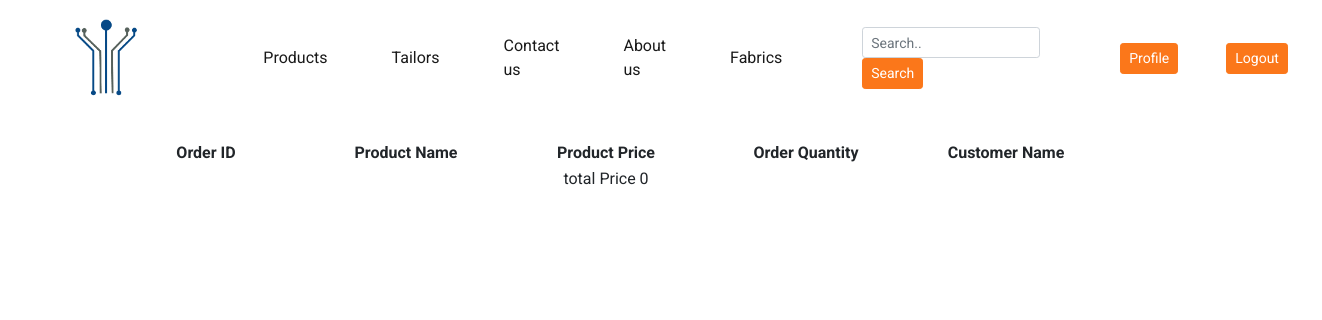
The page /premade-orders.php (signed in) on the database as committed earlier.
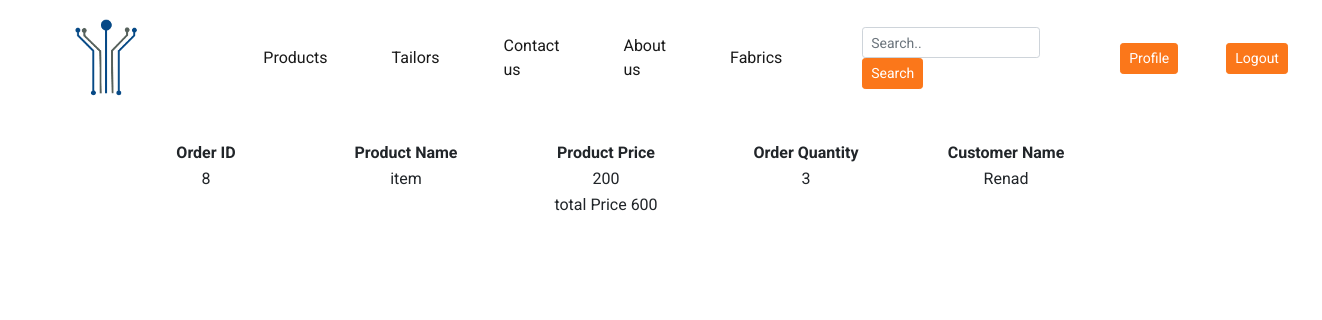
The same page on the database as committed later.
### tables this page shows
CREATE TABLE `cart_items` (
  `cart_items_id` int(11) NOT NULL,
  `customer_id` int(11) DEFAULT NULL,
  `premade_id` int(11) DEFAULT NULL,
  `quantity` int(11) DEFAULT NULL,
  `tailor_id` int(11) NOT NULL
);

CREATE TABLE `premades` (
  `premade_id` int(11) NOT NULL,
  `premade_img` text DEFAULT NULL,
  `premade_price` decimal(10,0) DEFAULT NULL,
  `premade_size` varchar(255) NOT NULL,
  `premade_color` varchar(255) NOT NULL,
  `premade_name` varchar(255) NOT NULL,
  `premade_description` text NOT NULL,
  `premade_tailor_name` varchar(255) NOT NULL,
  `tailor_id` int(11) NOT NULL
);

CREATE TABLE `customers` (
  `customer_id` int(11) NOT NULL,
  `customer_name` varchar(255) DEFAULT NULL,
  `customer_email` varchar(255) DEFAULT NULL,
  `customer_password` varchar(255) DEFAULT NULL,
  `customer_phone` int(10) DEFAULT NULL,
  `customer_address` text NOT NULL,
  `customer_image` text NOT NULL
);

### premade-orders.php (the view, shortened to what this page needs)
<?php
include './header.php';
require './db-connect.php';
$customerID = $_SESSION['id'];
$fetchPremadeOrdersQuery = "SELECT * FROM  cart_items WHERE customer_id=$customerID;";
$premadesResult = mysqli_query($conn, $fetchPremadeOrdersQuery);
$totalPrice = 0;
echo "<div class='container my-4'>";
echo "<table style='text-align:center;'>";
echo "<tr>";
echo "<th style='width:200px;'>Order ID</th>";
echo "<th style='width:200px;'>Product Name</th>";
echo "<th style='width:200px;'>Product Price</th>";
echo "<th style='width:200px;'>Order Quantity</th>";
echo "<th style='width:200px;'>Customer Name</th>";
echo "</tr>";
while ($premadesRow = mysqli_fetch_assoc($premadesResult)) {
    $cartOrderID = $premadesRow['cart_items_id'];
    $customerID = $premadesRow['customer_id'];
    $premadeID = $premadesRow['premade_id'];
    $qty = $premadesRow['quantity'];
    $productQuery = "SELECT * FROM premades WHERE premade_id=$premadeID;";
    $productResult = mysqli_query($conn, $productQuery);
    while ($productRow = mysqli_fetch_assoc($productResult)) {
        $productPrice = $productRow['premade_price'];
        $productName = $productRow['premade_name'];
    }
    $customerQuery = "SELECT * FROM customers WHERE customer_id=$customerID;";
    $customerResult = mysqli_query($conn, $customerQuery);
    while ($customerRow = mysqli_fetch_assoc($customerResult)) {
        $customerName = $customerRow['customer_name'];
    }
    echo "<tr>";
    echo "<td>$cartOrderID</td>";
    echo "<td>$productName</td>";
    echo "<td>$productPrice</td>";
    echo "<td>$qty</td>";
    echo "<td>$customerName</td>";
    echo "</tr>";
    $totalPrice = $totalPrice + ($productPrice * $qty);
}
echo "<tr>";
echo "<td></td>";
echo "<td></td>";
echo "<td>total Price $totalPrice</td>";
echo "<td></td>";
echo "<td></td>";
echo "</tr>";
?>
</div>

Rows that differ between the two databases and show on the page:
added cart_items: cart_items_id "8", premade.premade_name "item", premade.premade_price "200", quantity "3", customer.customer_name "Renad"
Other text that changed with them:
$totalPrice: "0" → "600"
